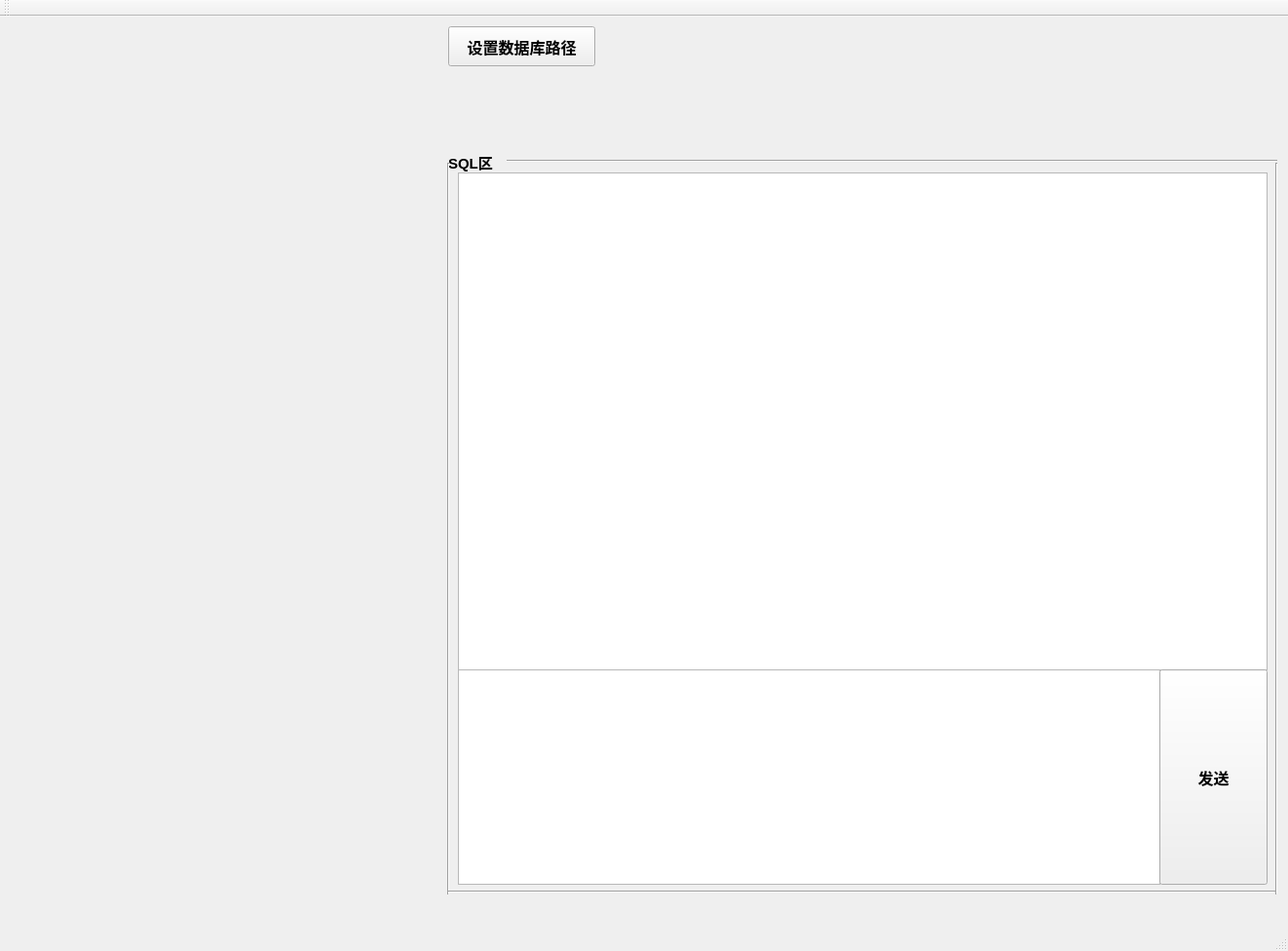
<?xml version="1.0" encoding="UTF-8"?>
<ui version="4.0">
 <class>MainWindow</class>
 <widget class="QMainWindow" name="MainWindow">
  <property name="geometry">
   <rect>
    <x>0</x>
    <y>0</y>
    <width>1322</width>
    <height>976</height>
   </rect>
  </property>
  <property name="windowTitle">
   <string>MainWindow</string>
  </property>
  <widget class="QWidget" name="centralwidget">
   <widget class="QStackedWidget" name="stackedWidget">
    <property name="geometry">
     <rect>
      <x>-20</x>
      <y>-10</y>
      <width>1351</width>
      <height>941</height>
     </rect>
    </property>
    <property name="currentIndex">
     <number>0</number>
    </property>
    <widget class="QWidget" name="page">
     <widget class="QTextEdit" name="Terminal">
      <property name="geometry">
       <rect>
        <x>490</x>
        <y>170</y>
        <width>831</width>
        <height>511</height>
       </rect>
      </property>
      <property name="font">
       <font>
        <pointsize>12</pointsize>
       </font>
      </property>
      <property name="readOnly">
       <bool>true</bool>
      </property>
     </widget>
     <widget class="QTextEdit" name="sqlEdit">
      <property name="geometry">
       <rect>
        <x>490</x>
        <y>680</y>
        <width>721</width>
        <height>221</height>
       </rect>
      </property>
      <property name="font">
       <font>
        <pointsize>11</pointsize>
        <bold>true</bold>
       </font>
      </property>
     </widget>
     <widget class="QLabel" name="label">
      <property name="geometry">
       <rect>
        <x>480</x>
        <y>150</y>
        <width>69</width>
        <height>19</height>
       </rect>
      </property>
      <property name="font">
       <font>
        <pointsize>11</pointsize>
        <bold>true</bold>
       </font>
      </property>
      <property name="text">
       <string>SQL区</string>
      </property>
     </widget>
     <widget class="Line" name="line">
      <property name="geometry">
       <rect>
        <x>540</x>
        <y>150</y>
        <width>791</width>
        <height>16</height>
       </rect>
      </property>
      <property name="orientation">
       <enum>Qt::Orientation::Horizontal</enum>
      </property>
     </widget>
     <widget class="Line" name="line_2">
      <property name="geometry">
       <rect>
        <x>470</x>
        <y>160</y>
        <width>20</width>
        <height>751</height>
       </rect>
      </property>
      <property name="orientation">
       <enum>Qt::Orientation::Vertical</enum>
      </property>
     </widget>
     <widget class="Line" name="line_3">
      <property name="geometry">
       <rect>
        <x>480</x>
        <y>900</y>
        <width>851</width>
        <height>16</height>
       </rect>
      </property>
      <property name="orientation">
       <enum>Qt::Orientation::Horizontal</enum>
      </property>
     </widget>
     <widget class="Line" name="line_4">
      <property name="geometry">
       <rect>
        <x>1320</x>
        <y>160</y>
        <width>20</width>
        <height>751</height>
       </rect>
      </property>
      <property name="orientation">
       <enum>Qt::Orientation::Vertical</enum>
      </property>
     </widget>
     <widget class="QPushButton" name="SubmitSQL">
      <property name="geometry">
       <rect>
        <x>1210</x>
        <y>680</y>
        <width>111</width>
        <height>221</height>
       </rect>
      </property>
      <property name="font">
       <font>
        <pointsize>12</pointsize>
        <bold>true</bold>
       </font>
      </property>
      <property name="text">
       <string>发送</string>
      </property>
     </widget>
     <widget class="QPushButton" name="SetPath">
      <property name="geometry">
       <rect>
        <x>480</x>
        <y>20</y>
        <width>151</width>
        <height>41</height>
       </rect>
      </property>
      <property name="font">
       <font>
        <pointsize>12</pointsize>
        <bold>true</bold>
       </font>
      </property>
      <property name="text">
       <string>设置数据库路径</string>
      </property>
     </widget>
    </widget>
    <widget class="QWidget" name="page_3"/>
    <widget class="QWidget" name="page_2"/>
   </widget>
  </widget>
  <widget class="QMenuBar" name="menubar">
   <property name="geometry">
    <rect>
     <x>0</x>
     <y>0</y>
     <width>1322</width>
     <height>25</height>
    </rect>
   </property>
  </widget>
  <widget class="QToolBar" name="toolBar">
   <property name="windowTitle">
    <string>toolBar</string>
   </property>
   <attribute name="toolBarArea">
    <enum>TopToolBarArea</enum>
   </attribute>
   <attribute name="toolBarBreak">
    <bool>false</bool>
   </attribute>
  </widget>
  <widget class="QStatusBar" name="statusBar"/>
 </widget>
 <resources/>
 <connections/>
</ui>
